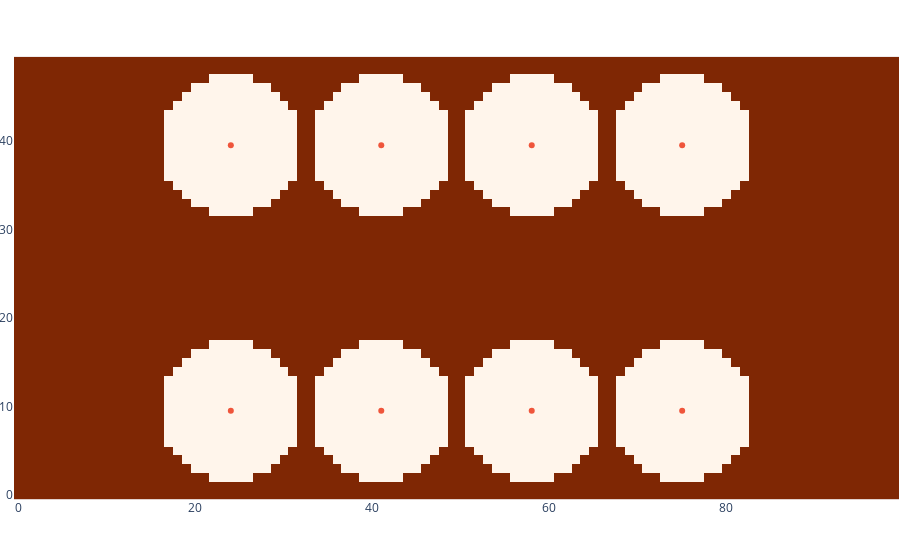

Notebook source saved alongside this figure:
### Markdown cell above
Out of bounds map:

### Code cell
show_map(out_of_bound_map, beacons)

### Figure 1 — Plotly figure (JSON) as saved in the notebook; plotly's stock layout.template omitted (floating-point values rounded to 4 significant figures; data arrays with more than 128 entries replaced by an {"elided": "..."} marker saying what was removed)
{"data": [{"coloraxis": "coloraxis", "hovertemplate": "x: %{x}<br>y: %{y}<br>color: %{z}<extra></extra>", "name": "0", "type": "heatmap", "xaxis": "x", "yaxis": "y", "z": {"elided": "50x100 int values"}}, {"mode": "markers", "type": "scatter", "x": [24, 41, 58, 75, 24, 41, 58, 75], "y": [9.5, 9.5, 9.5, 9.5, 39.5, 39.5, 39.5, 39.5]}], "layout": {"coloraxis": {"cmax": 1, "cmin": 0, "colorscale": [[0, "rgb(255,245,235)"], [0.125, "rgb(254,230,206)"], [0.25, "rgb(253,208,162)"], [0.375, "rgb(253,174,107)"], [0.5, "rgb(253,141,60)"], [0.625, "rgb(241,105,19)"], [0.75, "rgb(217,72,1)"], [0.875, "rgb(166,54,3)"], [1, "rgb(127,39,4)"]], "showscale": false}, "margin": {"b": 0, "l": 0, "r": 0, "t": 0}, "xaxis": {"anchor": "y", "autorange": false, "constrain": "domain", "domain": [0, 1], "range": [-0.5, 99.5], "scaleanchor": "y"}, "yaxis": {"anchor": "x", "autorange": false, "constrain": "domain", "domain": [0, 1], "range": [-0.5, 49.5], "scaleratio": 1}}}
